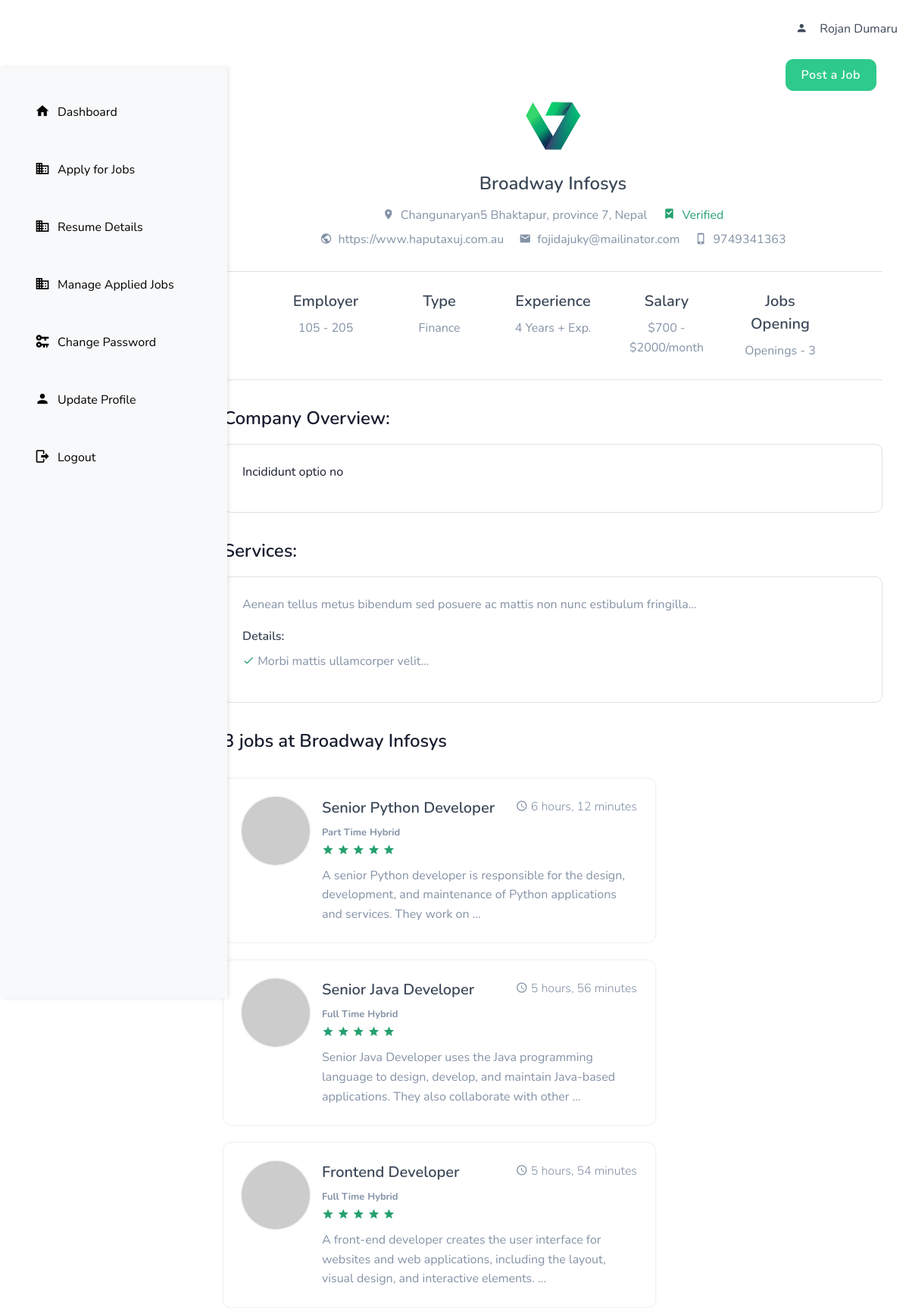
The app's page /company/company_detail/1/ (signed in) with its own data.
### accounts/models.py (models this page shows)
class User(AbstractUser):
  email = models.EmailField(unique = True, null=False)
  has_company = models.BooleanField(default=False)
  has_resume = models.BooleanField(default=False)
  is_recruiter = models.BooleanField(default=False)
  is_candidate = models.BooleanField(default=False)

### company/models.py (models this page shows, shortened)
class Company(models.Model):
    user = models.OneToOneField(User, on_delete=models.CASCADE)
    name = models.CharField(max_length=200)
    address = models.CharField(max_length=50, null= True)
    email = models.EmailField(max_length=50)
    phone_number = models.CharField(max_length=13)
    website = models.URLField()
    founded_in = models.PositiveIntegerField()
    primary_industry = models.CharField(max_length=100, choices=PRIMARY_INDUSTRY)
    province = models.CharField(max_length=20, choices=PROVINCE_CHOICES)
    company_size = models.CharField(max_length=20,choices=COMPANY_SIZES)
    country = models.CharField(max_length=20, choices=COUNTRY_CHOICES)
    linkedin = models.URLField()
    instagram = models.URLField()
    facebook = models.URLField()
    about_company = models.TextField()

### job/models.py (models this page shows, shortened)
class Job(models.Model):
    company = models.ForeignKey(Company, on_delete=models.CASCADE)  # Renamed for clarity
    title = models.CharField(max_length=200)
    post_date_time = models.DateTimeField(auto_now_add=True, editable=False)
    date_posted = models.DateField(auto_now_add=True)
    salary = models.PositiveIntegerField()
    pay_mode = models.CharField(max_length=20, choices=PAY_MODE)
    job_type = models.CharField(max_length=50, choices=JOB_TYPE)
    job_location = models.CharField(max_length=200, choices=JOB_LOCATION)
    job_category = models.CharField(max_length=200, choices=JOB_CATEGORY)
    expiry_date = models.DateTimeField(null=True, blank=True)
    job_description = models.TextField()
    status = models.CharField(max_length=50, choices=STATUS, default='Pending')

### company/views.py (the view)
# urls.py: path('company_detail/<int:pk>/', views.company_detail, name='company_detail'),
def company_detail(request, pk):
  company = Company.objects.get(id = pk)
  context = {'company': company}
  return render(request, 'company/company_detail.html', context)

### templates/company/company_detail.html (shortened to what this page needs)
{% extends "base.html" %}
{% load static %}
{% block content %}
<section class="section">
  <div class="container">
    <div class="d-flex justify-content-end mb-1">
      <a href="{% url 'job:create_job' %}" class="btn btn-success mr-2">Post a Job</a>
    </div>
    <div class="row">
      <div class="col-lg-12">
        <div class="text-sm-center">
          <img src="{% static 'images/featured-job/img-3.png' %}" alt="" class="img-fluid mx-md-auto d-block">
          <h4 class="mt-3"><a href="#" class="text-dark">{{ company.name }}</a></h4>
          <ul class="list-inline mb-0">
            <li class="list-inline-item mr-3">
              <p class="text-muted mb-0 text-center"><i class="mdi mdi-map-marker mr-2"></i>{{ company.address }}, {{ company.province }}, {{ company.country }}</p>
            </li>
            <li class="list-inline-item">
              <p class="text-success mb-0"><i class="mdi mdi-bookmark-check mdi-18px mr-2"></i>Verified</p>
            </li>
          </ul>
          <ul class="list-inline mb-2">
            <li class="list-inline-item mr-3">
              <p class="text-muted"><i class="mdi mdi-earth mr-2"></i>{{ company.linkedin }}</p>
            </li>
            <li class="list-inline-item mr-3">
              <p class="text-muted"><i class="mdi mdi-email mr-2"></i>{{ company.email }}</p>
            </li>
            <li class="list-inline-item">
              <p class="text-muted"><i class="mdi mdi-cellphone-iphone mr-2"></i>{{ company.phone_number }}</p>
            </li>
          </ul>
        </div>
      </div>
    </div>
    <div class="row">
      <div class="col-lg-12">
        <div class="border-top border-bottom pt-4 pb-4">
          <div class="row justify-content-sm-center">
            <div class="col-lg-2 col-md-3 col-6">
              <div class="text-sm-center m-14">
                <h5 class="text-dark mb-2">Employer</h5>
                <p class="text-muted mb-0">{{ company.company_size }}</p>
              </div>
            </div>
            <div class="col-lg-2 col-md-3 col-6">
              <div class="text-sm-center m-14">
                <h5 class="text-dark mb-2">Type</h5>
                <p class="text-muted mb-0">{{ company.primary_industry }}</p>
              </div>
            </div>
            <div class="col-lg-2 col-md-3 col-6">
              <div class="text-sm-center m-14">
                <h5 class="text-dark mb-2">Experience</h5>
                <p class="text-muted mb-0">4 Years + Exp.</p>
              </div>
            </div>
            <div class="col-lg-2 col-md-3 col-6">
              <div class="text-sm-center m-14">
                <h5 class="text-dark mb-2">Salary</h5>
                <p class="text-muted mb-0">$700 - $2000/month</p>
              </div>
            </div>
            <div class="col-lg-2 col-md-3 col-6">
              <div class="text-sm-center m-14">
                <h5 class="text-dark mb-2">Jobs Opening</h5>
                <p class="text-muted mb-0">Openings - {{ company.job_set.all.count }}</p>
              </div>
            </div>
          </div>
        </div>
      </div>
    </div>
    <div class="row">
      <div class="col-lg-12 mt-4 pt-2">
        <h4>Company Overview:</h4>
        <div class="rounded border p-4 mt-3">
          <p class="">{{ company.about_company|linebreaksbr }}</p>
        </div>
      </div>
    </div>
    <div class="row">
      <div class="col-lg-12 mt-4 pt-2">
        <h4>Services:</h4>
        <div class="rounded border p-4 mt-3">
          <p class="text-muted">Aenean tellus metus bibendum sed posuere ac mattis non nunc estibulum fringilla...</p>
          <h6 class="text-dark">Details:</h6>
          <p class="text-muted"><i class="mdi mdi-check text-success"></i> Morbi mattis ullamcorper velit...</p>
        </div>
      </div>
    </div>
    <div class="row">
      <div class="col-lg-12 mt-4 pt-2">
        <h4>{{ company.job_set.all.count }} jobs at {{ company.name }}</h4>
      </div>
      <div class="col-lg-8 col-md-7">
        {% if company.job_set.all.count > 0 %}
          {% for job in company.job_set.all %}
            <div class="shadow rounded p-4 mt-4">
              <img src="https://via.placeholder.com/400X400//88929f/5a6270C/O https://placeholder.com/" alt="" height="90" class="float-left shadow rounded-pill mr-3">
              <div class="d-block overflow-hidden">
                <h6 class="text-muted font-weight-light float-right mb-0"><i class="mdi mdi-clock-outline mr-1"></i>{{ job.post_date_time|timesince }}</h6>
                <h5 class="mb-1"><a href="#" class="text-dark">{{ job.title }}</a></h5>
                <small class="text-muted font-weight-bold">{{ job.job_type }}</small>
                <small class="text-muted font-weight-bold">{{ job.job_location }}</small>
                <ul class="employers-icons list-inline mb-1">
                  <li class="list-inline-item mr-0 text-success"><i class="mdi mdi-star"></i></li>
                  <li class="list-inline-item mr-0 text-success"><i class="mdi mdi-star"></i></li>
                  <li class="list-inline-item mr-0 text-success"><i class="mdi mdi-star"></i></li>
                  <li class="list-inline-item mr-0 text-success"><i class="mdi mdi-star"></i></li>
                  <li class="list-inline-item mr-0 text-success"><i class="mdi mdi-star"></i></li>
                </ul>
                <p class="text-muted mb-0">{{ job.job_description|truncatewords:20 }}</p>
              </div>
            </div>
          {% endfor %}
        {% else %}
          <p class="text-muted">No jobs available at this time.</p>
        {% endif %}
      </div>
    </div>
  </div>
</section>
{% endblock content %}

### templates/base.html (shortened to what this page needs)
{% load static %}
<!DOCTYPE html>
<html lang="en" class="no-js">
<head>
    <link rel="stylesheet" href="{% static 'css/bootstrap.min.css' %}">
    <link rel="stylesheet" href="{% static 'css/materialdesignicons.min.css' %}">
    <link rel="stylesheet" href="{% static 'css/fontawesome.css' %}">
    <link rel="stylesheet" href="{% static 'css/selectize.css' %}">
    <link rel="stylesheet" href="{% static 'css/owl.carousel.css' %}">
    <link rel="stylesheet" href="{% static 'css/owl.theme.css' %}">
    <link rel="stylesheet" href="{% static 'css/owl.transitions.css' %}">
    <link rel="stylesheet" href="{% static 'css/side_nav.css' %}">
    <link rel="stylesheet" href="{% static 'css/style.css' %}">
</head>
<body>
    <header id="topnav" class="defaultscroll">
        <div class="container">
            {% if request.user.is_authenticated %}
            <div class="buy-button">
                <a href="#" class="text-center text-dark">
                    <i class="mdi mdi-account mr-3"></i>{{ request.user.first_name }} {{ request.user.last_name }}
                </a>
            </div>
            {% endif %}
        </div>
    </header>
    <div id="side-navigation" class="side-nav">
        <ul class="side-navigation-menu  ml-2 p-2">
            {% if request.user.is_recruiter %}
            <li><a href="{% url 'dashboard:dashboard_recruiter' %}"><i class="mdi mdi-home"></i> Dashboard</a></li>
            {% if request.user.has_company %}
            <li><a href="{% url 'company:company_detail' request.user.company.pk %}"><i
                        class="mdi mdi-domain"></i>Company Details</a></li>
            <li><a href="{% url 'job:create_job' %}"><i class="mdi mdi-briefcase"></i> Post a Job</a></li>
            <li><a href="{% url 'job:joblist_percompany' %}"><i class="mdi mdi-domain"></i>Manage Jobs</a></li>
            <li><a href=""><i class="mdi mdi-account-group"></i> All Applicants</a></li>
            {% else %}
            <li><a href="{% url 'company:add_company' %}"><i class="mdi mdi-domain"></i>Add Company</a></li>
            {% endif %}
            <li><a href="{% url 'accounts:change_password' %}"><i class="mdi mdi-key-change"></i> Change Password</a>
            </li>
            <li><a href="{% url 'accounts:update_profile' request.user.pk %}"><i class="mdi mdi-account"></i> Update
                    Profile</a></li>
            <li><a href="{% url 'accounts:logout_user' %}"><i class="mdi mdi-logout"></i> Logout</a></li>
            {% elif request.user.is_candidate %}
            <li><a href="{% url 'dashboard:dashboard_candidate' %}"><i class="mdi mdi-home"></i> Dashboard</a></li>
            {% if request.user.has_resume %}
            <li><a href="{% url 'job:all_joblist' %}"><i class="mdi mdi-domain"></i>Apply for Jobs</a></li>
            <li><a href="{% url 'resume:resume_details' request.user.resume.pk %}"><i class="mdi mdi-domain"></i>Resume Details </a></li>
            <li><a href="{% url 'job:manage_appliedjobs' %}"><i class="mdi mdi-domain"></i>Manage Applied Jobs</a></li>
            {% else %}
            <li><a href="{% url 'resume:add_resume' %}"><i class="mdi mdi-domain"></i>Add Resume</a></li>
            {% endif %}
            <li><a href="{% url 'accounts:change_password' %}"><i class="mdi mdi-key-change"></i> Change Password</a>
            </li>
            <li><a href="{% url 'accounts:update_profile' request.user.pk %}"><i class="mdi mdi-account"></i> Update
                    Profile</a></li>
            <li><a href="{% url 'accounts:logout_user' %}"><i class="mdi mdi-logout"></i> Logout</a></li>
            {% endif %}
        </ul>
    </div>
    <div class="content mt-5">
        {% block content %}
        {% endblock content %}
    </div>
</body>
</html>

### static/css/side_nav.css (style rules this page uses)
body { overflow-x: hidden }
.side-nav { width: 250px; height: 100%; background-color: #fff; position: fixed; top: 0; left: 0; overflow-y: auto; padding-top: 20px; box-shadow: 2px 0 5px rgba(0, 0, 0, 0.2); }
.side-navigation-menu { list-style-type: none; padding: 0; margin: 0; }
.side-navigation-menu li { margin: 0; padding: 10px 20px; }
.side-navigation-menu li a { color:#000; text-decoration: none; font-size: 16px; display: flex; align-items: center; }
.side-navigation-menu li a i { margin-right: 10px; font-size: 20px; }

### static/css/style.css (style rules this page uses)
.text-success { color: #25a06e !important; }
.text-dark { color: #3c4858 !important; }
.text-muted { color: #8492a6 !important; }
.list-inline-item:not(:last-child) { margin-right: 5px; margin-bottom: 5px; }
.rounded { border-radius: 10px !important; }
.btn { padding: 8px 20px; outline: none; text-decoration: none; font-size: 16px; letter-spacing: 0.5px; -webkit-transition: all 0.3s; transition: all 0.3s; font-weight: 600; border-radius: 10px; }
.btn.btn-primary, .btn.btn-secondary, .btn.btn-success, .btn.btn-danger, .btn.btn-info, .btn.btn-warning, .btn.btn-dark { color: #ffffff !important; }
.btn.btn-success { background: #2eca8b; border: 1px solid #2eca8b; }
.shadow { -webkit-box-shadow: 0 0 3px rgba(0, 0, 0, 0.15) !important; box-shadow: 0 0 3px rgba(0, 0, 0, 0.15) !important; }
body { font-family: "Nunito", sans-serif; overflow-x: hidden !important; font-size: 16px; color: #161c2d; }
h1, h2, h3, h4, h5, h6, .h1, .h2, .h3, .h4, .h5, .h6 { font-family: "Nunito", sans-serif; line-height: 1.5; font-weight: 600; }
a { text-decoration: none !important; }
p { line-height: 1.6; }
.section { padding: 10px 0; position: relative; }
#topnav { position: fixed; right: 0; left: 0; top: 0; z-index: 99; background-color: #fff; border: 2px transparent; -webkit-transition: all .5s ease; transition: all .5s ease; padding-left: 500px; }
#topnav .buy-button { float: right; line-height: 68px; padding: 3px 0; }

### templates/base.html (style rules this page uses)
body { overflow-x: hidden; }
.side-nav { width: 300px; position: fixed; top: 89px; left: 0; height: 70%; background-color: #f8f9fa; z-index: 1000; box-shadow: 2px 0 5px rgba(0, 0, 0, 0.1); }
.side-navigation-menu { list-style: none; padding: 0; margin: 0; }
.side-navigation-menu li { display: block; margin-bottom: 15px; }
.side-navigation-menu a { display: flex; align-items: center; padding: 5px 10px; color: #333; text-decoration: none; }
.side-navigation-menu i { margin-right: 10px; }
.content { margin-left: 260px; padding: 20px; }

### records on screen
User: user.first_name "Rojan", user.last_name "Dumaru"
Company: name "Broadway Infosys", address "Changunaryan5 Bhaktapur", province "province 7", country "Nepal", linkedin "https://www.haputaxuj.com.au", email "fojidajuky@mailinator.com", phone_number "9749341363", company_size "105 - 205", primary_industry "Finance", job_set.all.count "3", about_company "Incididunt optio no"
Job: post_date_time "6 hours, 12 minutes", title "Senior Python Developer", job_type "Part Time", job_location "Hybrid", job_description "A senior Python developer is responsible for the design, development, and maintenance of Python applications and services. They work on …"
Job: post_date_time "5 hours, 56 minutes", title "Senior Java Developer", job_type "Full Time", job_location "Hybrid", job_description "Senior Java Developer uses the Java programming language to design, develop, and maintain Java-based applications. They also collaborate with other …"
Job: post_date_time "5 hours, 54 minutes", title "Frontend Developer", job_type "Full Time", job_location "Hybrid", job_description "A front-end developer creates the user interface for websites and web applications, including the layout, visual design, and interactive elements. …"
